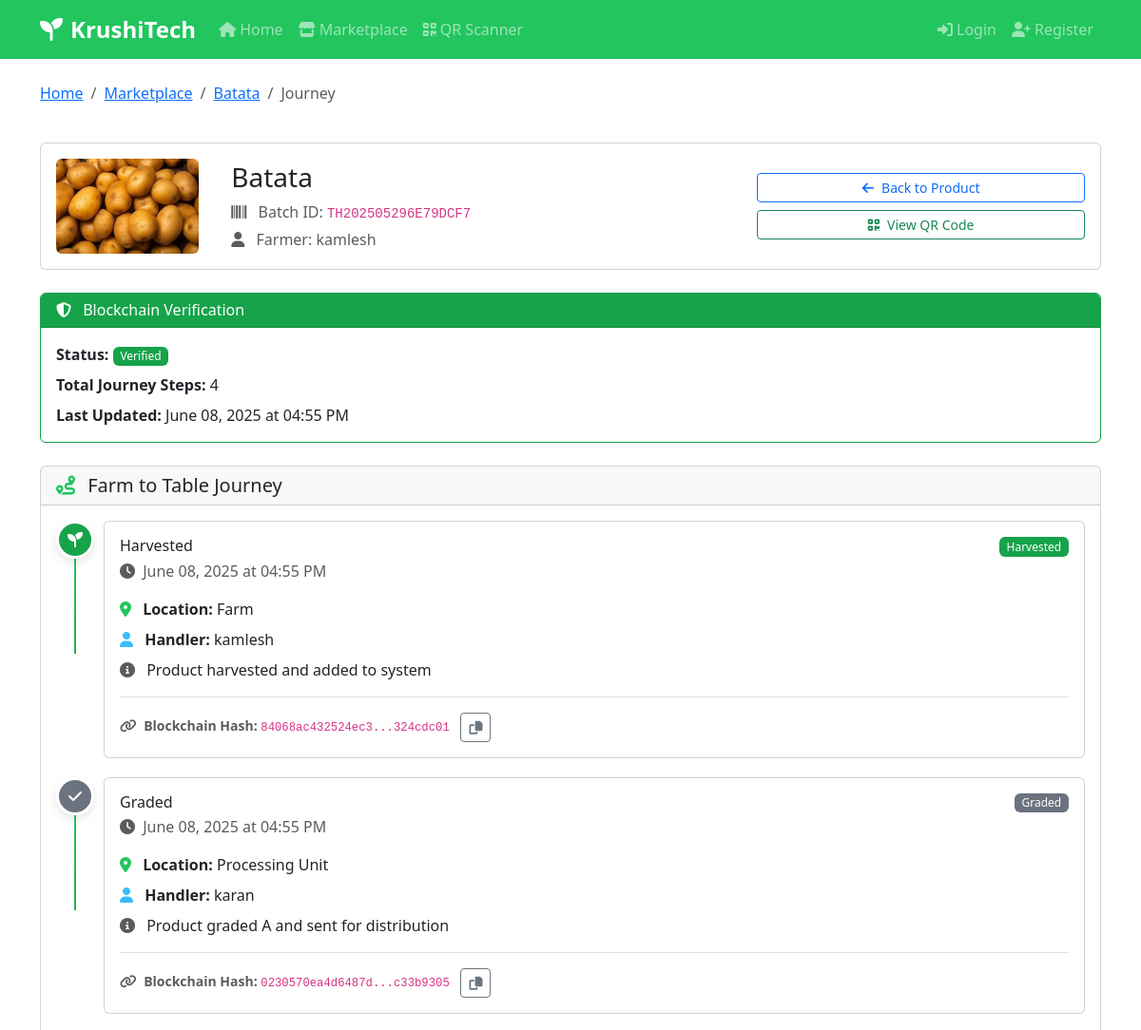
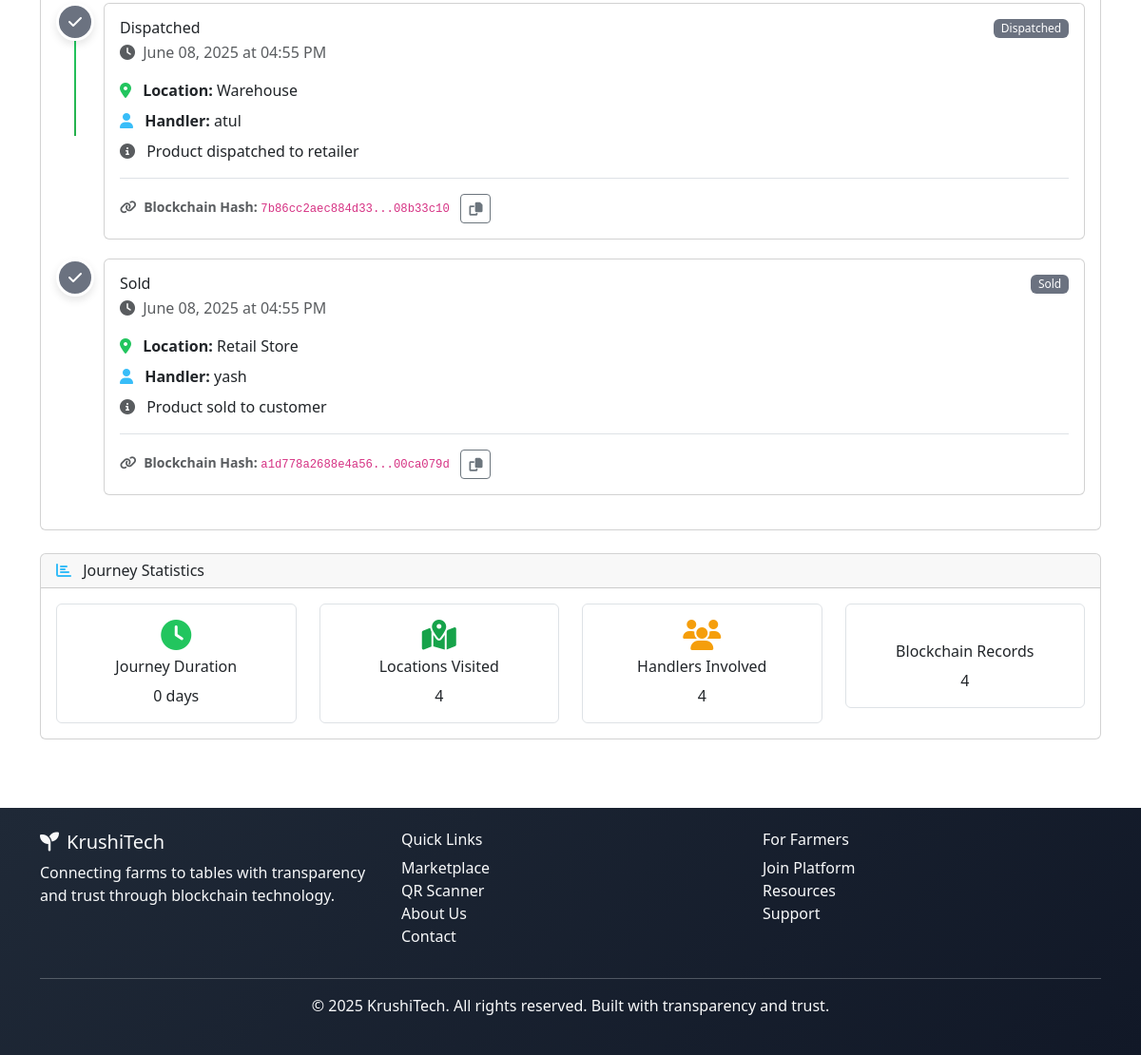
Page /product/3/journey on the committed database (2 pictures, top to bottom).
### models.py (models this page shows, shortened)
class Product(db.Model):
    id = db.Column(db.Integer, primary_key=True)
    farmer_id = db.Column(db.Integer, db.ForeignKey('user.id'), nullable=False)
    name = db.Column(db.String(120), nullable=False)
    category = db.Column(db.String(50), nullable=False)
    variety = db.Column(db.String(100))
    batch_id = db.Column(db.String(50), unique=True, nullable=False)
    qr_code_path = db.Column(db.String(200))
    quantity = db.Column(db.Float, nullable=False)
    unit = db.Column(db.String(20), nullable=False)  # kg, tons, pieces, etc.
    harvest_date = db.Column(db.Date, nullable=False)
    expiry_date = db.Column(db.Date)
    price_per_unit = db.Column(db.Float)
    grade = db.Column(db.String(10))  # A1, B1, etc.
    pesticide_used = db.Column(db.Boolean, default=False)
    pesticide_details = db.Column(db.Text)
    description = db.Column(db.Text)
    image_path = db.Column(db.String(200))
    status = db.Column(db.String(20), default='available')  # available, sold, processed
    created_at = db.Column(db.DateTime, default=datetime.utcnow)
    ratings = db.relationship('Rating', backref='product', lazy=True)
    journey_steps = db.relationship('ProductJourney', backref='product', lazy=True)
    transactions = db.relationship('Transaction', backref='product', lazy=True)

class User(UserMixin, db.Model):
    id = db.Column(db.Integer, primary_key=True)
    username = db.Column(db.String(80), unique=True, nullable=False)
    email = db.Column(db.String(120), unique=True, nullable=False)
    password_hash = db.Column(db.String(256), nullable=False)
    role = db.Column(db.String(20), nullable=False)  # farmer, consumer, processor, retailer
    created_at = db.Column(db.DateTime, default=datetime.utcnow)
    is_active = db.Column(db.Boolean, default=True)
    farmer_profile = db.relationship('FarmerProfile', backref='user', uselist=False)
    products = db.relationship('Product', backref='farmer', lazy=True)
    ratings = db.relationship('Rating', backref='user', lazy=True)
    messages_sent = db.relationship('Message', foreign_keys='Message.sender_id', backref='sender', lazy=True)
    messages_received = db.relationship('Message', foreign_keys='Message.recipient_id', backref='recipient', lazy=True)
    transactions = db.relationship('Transaction', backref='user', lazy=True)

class ProductJourney(db.Model):
    id = db.Column(db.Integer, primary_key=True)
    product_id = db.Column(db.Integer, db.ForeignKey('product.id'), nullable=False)
    stage = db.Column(db.String(50), nullable=False)  # harvested, processed, shipped, retail, sold
    location = db.Column(db.String(200))
    timestamp = db.Column(db.DateTime, default=datetime.utcnow)
    details = db.Column(db.Text)
    handler_name = db.Column(db.String(120))
    handler_contact = db.Column(db.String(100))
    temperature = db.Column(db.Float)
    humidity = db.Column(db.Float)
    vehicle_info = db.Column(db.String(200))
    created_by = db.Column(db.Integer, db.ForeignKey('user.id'))
    blockchain_hash = db.Column(db.String(64))  # Mock blockchain hash

### routes.py (the view)
@app.route('/product/<int:product_id>/journey')
def product_journey(product_id):
    product = Product.query.get_or_404(product_id)
    journey_steps = ProductJourney.query.filter_by(product_id=product_id).order_by(ProductJourney.timestamp).all()
    return render_template('product_journey.html', product=product, journey_steps=journey_steps)

### templates/product_journey.html (shortened to what this page needs)
{% extends "base.html" %}
{% block content %}
<div class="container">
    <div class="row mb-4">
        <div class="col-12">
            <nav aria-label="breadcrumb">
                <ol class="breadcrumb">
                    <li class="breadcrumb-item"><a href="{{ url_for('index') }}">Home</a></li>
                    <li class="breadcrumb-item"><a href="{{ url_for('marketplace') }}">Marketplace</a></li>
                    <li class="breadcrumb-item"><a href="{{ url_for('product_detail', product_id=product.id) }}">{{ product.name }}</a></li>
                    <li class="breadcrumb-item active">Journey</li>
                </ol>
            </nav>
        </div>
    </div>
    <div class="row mb-4">
        <div class="col-12">
            <div class="card">
                <div class="card-body">
                    <div class="row align-items-center">
                        <div class="col-md-2">
                            {% if product.image_path %}
                            <img src="{{ url_for('uploaded_file', filename=product.image_path) }}"
                                 alt="{{ product.name }}" class="img-fluid rounded" style="max-height: 100px;">
                            {% else %}
                            <div class="bg-light rounded d-flex align-items-center justify-content-center" style="height: 100px;">
                                <i class="fas fa-apple-alt fa-2x text-muted"></i>
                            </div>
                            {% endif %}
                        </div>
                        <div class="col-md-6">
                            <h3 class="mb-2">{{ product.name }}</h3>
                            <p class="text-muted mb-1">
                                <i class="fas fa-barcode me-2"></i>
                                Batch ID: <code>{{ product.batch_id }}</code>
                            </p>
                            <p class="text-muted mb-0">
                                <i class="fas fa-user me-2"></i>
                                Farmer: {{ product.farmer.username }}
                            </p>
                        </div>
                        <div class="col-md-4 text-md-end">
                            <div class="d-flex flex-column gap-2">
                                <a href="{{ url_for('product_detail', product_id=product.id) }}"
                                   class="btn btn-outline-primary btn-sm">
                                    <i class="fas fa-arrow-left me-2"></i>Back to Product
                                </a>
                                {% if product.qr_code_path %}
                                <a href="{{ url_for('uploaded_file', filename=product.qr_code_path) }}"
                                   target="_blank" class="btn btn-outline-success btn-sm">
                                    <i class="fas fa-qrcode me-2"></i>View QR Code
                                </a>
                                {% endif %}
                            </div>
                        </div>
                    </div>
                </div>
            </div>
        </div>
    </div>
    <div class="row mb-4">
        <div class="col-12">
            <div class="card border-success">
                <div class="card-header bg-success text-white">
                    <h6 class="mb-0">
                        <i class="fas fa-shield-alt me-2"></i>
                        Blockchain Verification
                    </h6>
                </div>
                <div class="card-body">
                    <p class="mb-2">
                        <strong>Status:</strong>
                        <span class="badge bg-success">Verified</span>
                    </p>
                    <p class="mb-2">
                        <strong>Total Journey Steps:</strong> {{ journey_steps|length }}
                    </p>
                    <p class="mb-0">
                        <strong>Last Updated:</strong>
                        {% if journey_steps %}
                        {{ journey_steps[-1].timestamp.strftime('%B %d, %Y at %I:%M %p') }}
                        {% else %}
                        N/A
                        {% endif %}
                    </p>
                </div>
            </div>
        </div>
    </div>
    <div class="row">
        <div class="col-12">
            <div class="card">
                <div class="card-header">
                    <h5 class="mb-0">
                        <i class="fas fa-route me-2 text-primary"></i>
                        Farm to Table Journey
                    </h5>
                </div>
                <div class="card-body">
                    {% if journey_steps %}
                    <div class="journey-timeline">
                        {% for step in journey_steps %}
                        <div class="timeline-item {{ 'timeline-completed' if not loop.last else 'timeline-current' }}">
                            <div class="timeline-marker">
                                <div class="timeline-circle bg-{{ 'success' if step.stage == 'harvested' else 'info' if step.stage == 'processed' else 'warning' if step.stage == 'shipped' else 'primary' if step.stage == 'retail' else 'secondary' }}">
                                    <i class="fas fa-{{ 'seedling' if step.stage == 'harvested' else 'industry' if step.stage == 'processed' else 'truck' if step.stage == 'shipped' else 'store' if step.stage == 'retail' else 'check' }} text-white"></i>
                                </div>
                                {% if not loop.last %}
                                <div class="timeline-line"></div>
                                {% endif %}
                            </div>
                            <div class="timeline-content">
                                <div class="card mb-3">
                                    <div class="card-body">
                                        <div class="d-flex justify-content-between align-items-start mb-3">
                                            <div>
                                                <h6 class="mb-1">{{ step.stage.title().replace('_', ' ') }}</h6>
                                                <p class="text-muted mb-0">
                                                    <i class="fas fa-clock me-1"></i>
                                                    {{ step.timestamp.strftime('%B %d, %Y at %I:%M %p') }}
                                                </p>
                                            </div>
                                            <span class="badge bg-{{ 'success' if step.stage == 'harvested' else 'info' if step.stage == 'processed' else 'warning' if step.stage == 'shipped' else 'primary' if step.stage == 'retail' else 'secondary' }}">
                                                {{ step.stage.title() }}
                                            </span>
                                        </div>
                                        {% if step.location %}
                                        <p class="mb-2">
                                            <i class="fas fa-map-marker-alt text-primary me-2"></i>
                                            <strong>Location:</strong> {{ step.location }}
                                        </p>
                                        {% endif %}
                                        {% if step.handler_name %}
                                        <p class="mb-2">
                                            <i class="fas fa-user text-info me-2"></i>
                                            <strong>Handler:</strong> {{ step.handler_name }}
                                        </p>
                                        {% endif %}
                                        {% if step.details %}
                                        <p class="mb-2">
                                            <i class="fas fa-info-circle text-muted me-2"></i>
                                            {{ step.details }}
                                        </p>
                                        {% endif %}
                                        <div class="mt-3 pt-3 border-top">
                                            <small class="text-muted">
                                                <i class="fas fa-link me-1"></i>
                                                <strong>Blockchain Hash:</strong>
                                                <code class="small">{{ step.blockchain_hash[:16] }}...{{ step.blockchain_hash[-8:] }}</code>
                                                <button type="button" class="btn btn-sm btn-outline-secondary ms-2"
                                                        onclick="navigator.clipboard.writeText('{{ step.blockchain_hash }}')">
                                                    <i class="fas fa-copy"></i>
                                                </button>
                                            </small>
                                        </div>
                                    </div>
                                </div>
                            </div>
                        </div>
                        {% endfor %}
                    </div>
                    {% else %}
                    <div class="text-center py-5">
                        <i class="fas fa-route fa-3x text-muted mb-3"></i>
                        <h5 class="text-muted">No journey data available</h5>
                        <p class="text-muted">The journey tracking for this product has not been initiated yet.</p>
                    </div>
                    {% endif %}
                </div>
            </div>
        </div>
    </div>
    {% if journey_steps %}
    <div class="row mt-4">
        <div class="col-12">
            <div class="card">
                <div class="card-header">
                    <h6 class="mb-0">
                        <i class="fas fa-chart-bar me-2 text-info"></i>
                        Journey Statistics
                    </h6>
                </div>
                <div class="card-body">
                    <div class="row g-4">
                        <div class="col-md-3 text-center">
                            <div class="p-3 border rounded">
                                <i class="fas fa-clock fa-2x text-primary mb-2"></i>
                                <h6>Journey Duration</h6>
                                <p class="mb-0">
                                    {% set start_date = journey_steps[0].timestamp %}
                                    {% set end_date = journey_steps[-1].timestamp %}
                                    {{ (end_date - start_date).days }} days
                                </p>
                            </div>
                        </div>
                        <div class="col-md-3 text-center">
                            <div class="p-3 border rounded">
                                <i class="fas fa-map-marked-alt fa-2x text-success mb-2"></i>
                                <h6>Locations Visited</h6>
                                <p class="mb-0">
                                    {{ journey_steps|selectattr('location')|list|length }}
                                </p>
                            </div>
                        </div>
                        <div class="col-md-3 text-center">
                            <div class="p-3 border rounded">
                                <i class="fas fa-users fa-2x text-warning mb-2"></i>
                                <h6>Handlers Involved</h6>
                                <p class="mb-0">
                                    {{ journey_steps|selectattr('handler_name')|map(attribute='handler_name')|unique|list|length }}
                                </p>
                            </div>
                        </div>
                        <div class="col-md-3 text-center">
                            <div class="p-3 border rounded">
                                <h6>Blockchain Records</h6>
                                <p class="mb-0">{{ journey_steps|length }}</p>
                            </div>
                        </div>
                    </div>
                </div>
            </div>
        </div>
    </div>
    {% endif %}
</div>
{% endblock %}

### rows in the picture
Product: name "Batata", image_path (picture), batch_id "TH202505296E79DCF7"
User: farmer.username "kamlesh"
ProductJourney: timestamp "June 08, 2025 at 04:55 PM", stage "Sold", location "Retail Store", handler_name "yash", details "Product sold to customer", blockchain_hash "a1d778a2688e4a56", blockchain_hash "00ca079d", (end_date-start_date).days "0"
ProductJourney: stage "Harvested", timestamp "June 08, 2025 at 04:55 PM", location "Farm", handler_name "kamlesh", details "Product harvested and added to system", blockchain_hash "84068ac432524ec3", blockchain_hash "324cdc01"
ProductJourney: stage "Graded", timestamp "June 08, 2025 at 04:55 PM", location "Processing Unit", handler_name "karan", details "Product graded A and sent for distribution", blockchain_hash "0230570ea4d6487d", blockchain_hash "c33b9305"
ProductJourney: stage "Dispatched", timestamp "June 08, 2025 at 04:55 PM", location "Warehouse", handler_name "atul", details "Product dispatched to retailer", blockchain_hash "7b86cc2aec884d33", blockchain_hash "08b33c10"

### other values in the picture
{{ journey_steps|length }} "4"
{{ journey_steps|selectattr('location')|list|length }} "4"
